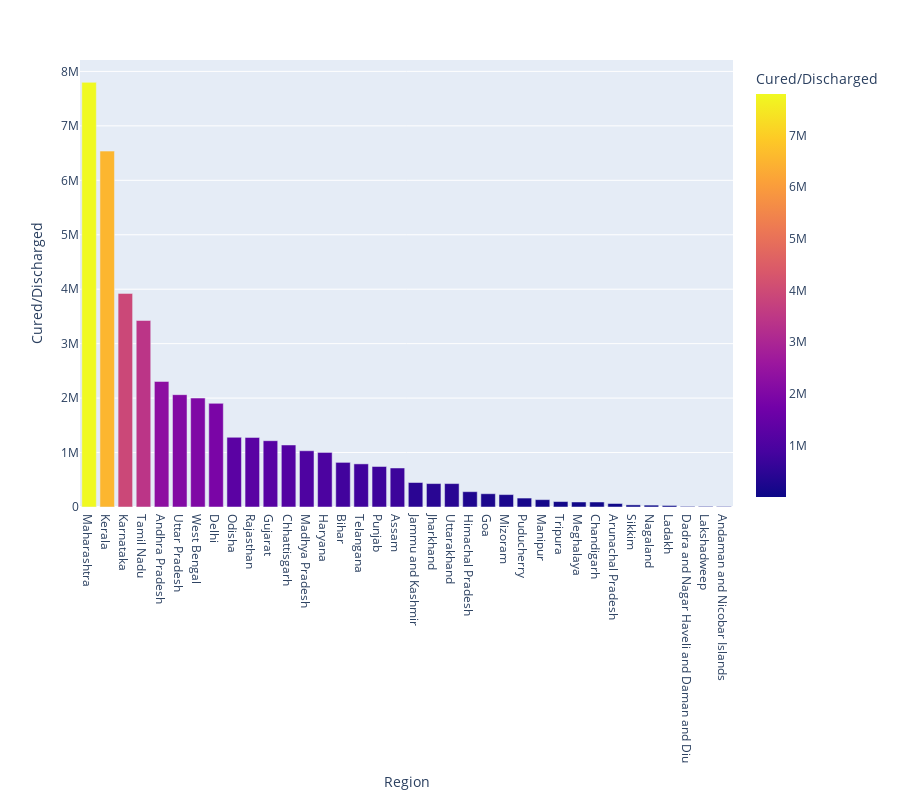

The notebook cell saved with this chart:
### Markdown cell above
### ANALYZING THE NUMBER OF PATIENTS RECOVERED ACROSS THE INDIAN STATES

### Code cell
# Converting 'Date' column to datetime 
state = df
state['Date'] = pd.to_datetime(state['Date'], format="%d/%m/%Y")

# Filtering regions and select last date data in one go
state_data = state[(state['Region'] != 'World') & (state['Region'] != 'India')]
state_data = state_data[state_data['Date'] == state_data['Date'].max()].reset_index(drop=True).drop("S. No.", axis=1)

state_data = state_data.sort_values(by='Cured/Discharged', ascending=False)

fig = px.bar(state_data, x='Region', y='Cured/Discharged', color='Cured/Discharged')
fig.update_layout(
    height=800
)

fig.show()

### Figure 1 — Plotly figure (JSON) as saved in the notebook; plotly's stock layout.template omitted (floating-point values rounded to 4 significant figures)
{"data": [{"alignmentgroup": "True", "hovertemplate": "Region=%{x}<br>Cured/Discharged=%{marker.color}<extra></extra>", "legendgroup": "", "marker": {"color": [7798817, 6535869, 3922541, 3425057, 2305893, 2062971, 2000798, 1903423, 1279849, 1277825, 1217623, 1139282, 1033012, 1002222, 819388, 791944, 743903, 716405, 449803, 430254, 430180, 281413, 243720, 228084, 164172, 135128, 99971, 92288, 92052, 64218, 38744, 34744, 28105, 11456, 11353, 9986], "coloraxis": "coloraxis", "pattern": {"shape": ""}}, "name": "", "offsetgroup": "", "orientation": "v", "showlegend": false, "textposition": "auto", "type": "bar", "x": ["Maharashtra", "Kerala", "Karnataka", "Tamil Nadu", "Andhra Pradesh", "Uttar Pradesh", "West Bengal", "Delhi", "Odisha", "Rajasthan", "Gujarat", "Chhattisgarh", "Madhya Pradesh", "Haryana", "Bihar", "Telangana", "Punjab", "Assam", "Jammu and Kashmir", "Jharkhand", "Uttarakhand", "Himachal Pradesh", "Goa", "Mizoram", "Puducherry", "Manipur", "Tripura", "Meghalaya", "Chandigarh", "Arunachal Pradesh", "Sikkim", "Nagaland", "Ladakh", "Dadra and Nagar Haveli and Daman and Diu", "Lakshadweep", "Andaman and Nicobar Islands"], "xaxis": "x", "y": [7798817, 6535869, 3922541, 3425057, 2305893, 2062971, 2000798, 1903423, 1279849, 1277825, 1217623, 1139282, 1033012, 1002222, 819388, 791944, 743903, 716405, 449803, 430254, 430180, 281413, 243720, 228084, 164172, 135128, 99971, 92288, 92052, 64218, 38744, 34744, 28105, 11456, 11353, 9986], "yaxis": "y"}], "layout": {"barmode": "relative", "coloraxis": {"colorbar": {"title": {"text": "Cured/Discharged"}}, "colorscale": [[0, "#0d0887"], [0.1111, "#46039f"], [0.2222, "#7201a8"], [0.3333, "#9c179e"], [0.4444, "#bd3786"], [0.5556, "#d8576b"], [0.6667, "#ed7953"], [0.7778, "#fb9f3a"], [0.8889, "#fdca26"], [1, "#f0f921"]]}, "height": 800, "legend": {"tracegroupgap": 0}, "margin": {"t": 60}, "xaxis": {"anchor": "y", "domain": [0, 1], "title": {"text": "Region"}}, "yaxis": {"anchor": "x", "domain": [0, 1], "title": {"text": "Cured/Discharged"}}}}
